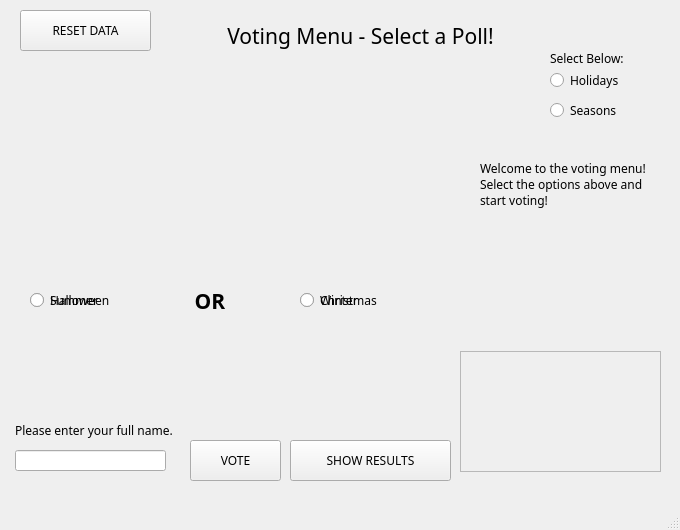
<?xml version="1.0" encoding="UTF-8"?>
<ui version="4.0">
 <class>MainWindow</class>
 <widget class="QMainWindow" name="MainWindow">
  <property name="geometry">
   <rect>
    <x>0</x>
    <y>0</y>
    <width>680</width>
    <height>530</height>
   </rect>
  </property>
  <property name="minimumSize">
   <size>
    <width>680</width>
    <height>530</height>
   </size>
  </property>
  <property name="maximumSize">
   <size>
    <width>680</width>
    <height>530</height>
   </size>
  </property>
  <property name="font">
   <font>
    <family>Tiro Bangla</family>
   </font>
  </property>
  <property name="windowTitle">
   <string>Voting Menu</string>
  </property>
  <widget class="QWidget" name="centralwidget">
   <widget class="QLabel" name="title_label">
    <property name="geometry">
     <rect>
      <x>140</x>
      <y>15</y>
      <width>441</width>
      <height>41</height>
     </rect>
    </property>
    <property name="font">
     <font>
      <pointsize>16</pointsize>
      <weight>50</weight>
      <bold>false</bold>
      <underline>false</underline>
     </font>
    </property>
    <property name="text">
     <string>Voting Menu - Select a Poll!</string>
    </property>
    <property name="alignment">
     <set>Qt::AlignCenter</set>
    </property>
   </widget>
   <widget class="QLabel" name="halloween_image">
    <property name="enabled">
     <bool>true</bool>
    </property>
    <property name="geometry">
     <rect>
      <x>10</x>
      <y>80</y>
      <width>171</width>
      <height>191</height>
     </rect>
    </property>
    <property name="font">
     <font>
      <weight>50</weight>
      <bold>false</bold>
     </font>
    </property>
    <property name="text">
     <string/>
    </property>
    <property name="pixmap">
     <pixmap>pumpkin.png</pixmap>
    </property>
    <property name="scaledContents">
     <bool>true</bool>
    </property>
    <property name="textInteractionFlags">
     <set>Qt::LinksAccessibleByMouse</set>
    </property>
   </widget>
   <widget class="QLabel" name="christmas_image">
    <property name="geometry">
     <rect>
      <x>300</x>
      <y>60</y>
      <width>161</width>
      <height>211</height>
     </rect>
    </property>
    <property name="text">
     <string/>
    </property>
    <property name="pixmap">
     <pixmap>tree.png</pixmap>
    </property>
    <property name="scaledContents">
     <bool>true</bool>
    </property>
   </widget>
   <widget class="QPushButton" name="vote_button">
    <property name="geometry">
     <rect>
      <x>190</x>
      <y>440</y>
      <width>91</width>
      <height>41</height>
     </rect>
    </property>
    <property name="text">
     <string>VOTE</string>
    </property>
   </widget>
   <widget class="QLabel" name="or_label">
    <property name="geometry">
     <rect>
      <x>180</x>
      <y>290</y>
      <width>60</width>
      <height>21</height>
     </rect>
    </property>
    <property name="font">
     <font>
      <pointsize>16</pointsize>
      <weight>75</weight>
      <bold>true</bold>
     </font>
    </property>
    <property name="text">
     <string>OR</string>
    </property>
    <property name="alignment">
     <set>Qt::AlignCenter</set>
    </property>
   </widget>
   <widget class="QLineEdit" name="user_input">
    <property name="geometry">
     <rect>
      <x>15</x>
      <y>450</y>
      <width>151</width>
      <height>21</height>
     </rect>
    </property>
   </widget>
   <widget class="QLabel" name="typebelow_label">
    <property name="geometry">
     <rect>
      <x>15</x>
      <y>420</y>
      <width>161</width>
      <height>21</height>
     </rect>
    </property>
    <property name="text">
     <string>Please enter your full name.</string>
    </property>
   </widget>
   <widget class="QPushButton" name="reset_button">
    <property name="geometry">
     <rect>
      <x>20</x>
      <y>10</y>
      <width>131</width>
      <height>41</height>
     </rect>
    </property>
    <property name="font">
     <font>
      <family>Tiro Bangla</family>
     </font>
    </property>
    <property name="autoFillBackground">
     <bool>false</bool>
    </property>
    <property name="text">
     <string>RESET DATA</string>
    </property>
   </widget>
   <widget class="QLabel" name="vote_message_label">
    <property name="geometry">
     <rect>
      <x>140</x>
      <y>370</y>
      <width>171</width>
      <height>61</height>
     </rect>
    </property>
    <property name="text">
     <string/>
    </property>
   </widget>
   <widget class="QPushButton" name="results_button">
    <property name="geometry">
     <rect>
      <x>290</x>
      <y>440</y>
      <width>161</width>
      <height>41</height>
     </rect>
    </property>
    <property name="text">
     <string>SHOW RESULTS</string>
    </property>
   </widget>
   <widget class="QLabel" name="exception_label">
    <property name="geometry">
     <rect>
      <x>20</x>
      <y>330</y>
      <width>311</width>
      <height>81</height>
     </rect>
    </property>
    <property name="text">
     <string/>
    </property>
   </widget>
   <widget class="QRadioButton" name="holiday_button">
    <property name="geometry">
     <rect>
      <x>550</x>
      <y>70</y>
      <width>191</width>
      <height>20</height>
     </rect>
    </property>
    <property name="text">
     <string>Holidays</string>
    </property>
    <attribute name="buttonGroup">
     <string notr="true">buttonGroup</string>
    </attribute>
   </widget>
   <widget class="QRadioButton" name="season_button">
    <property name="geometry">
     <rect>
      <x>550</x>
      <y>100</y>
      <width>191</width>
      <height>20</height>
     </rect>
    </property>
    <property name="text">
     <string>Seasons</string>
    </property>
    <attribute name="buttonGroup">
     <string notr="true">buttonGroup</string>
    </attribute>
   </widget>
   <widget class="QLabel" name="sun_image">
    <property name="enabled">
     <bool>true</bool>
    </property>
    <property name="geometry">
     <rect>
      <x>10</x>
      <y>90</y>
      <width>191</width>
      <height>181</height>
     </rect>
    </property>
    <property name="font">
     <font>
      <weight>50</weight>
      <bold>false</bold>
     </font>
    </property>
    <property name="text">
     <string/>
    </property>
    <property name="pixmap">
     <pixmap>sun.png</pixmap>
    </property>
    <property name="scaledContents">
     <bool>true</bool>
    </property>
    <property name="textInteractionFlags">
     <set>Qt::LinksAccessibleByMouse</set>
    </property>
   </widget>
   <widget class="QLabel" name="snowman_image">
    <property name="geometry">
     <rect>
      <x>290</x>
      <y>60</y>
      <width>181</width>
      <height>211</height>
     </rect>
    </property>
    <property name="text">
     <string/>
    </property>
    <property name="pixmap">
     <pixmap>snowman.png</pixmap>
    </property>
    <property name="scaledContents">
     <bool>true</bool>
    </property>
   </widget>
   <widget class="QLabel" name="poll_image">
    <property name="geometry">
     <rect>
      <x>90</x>
      <y>70</y>
      <width>271</width>
      <height>241</height>
     </rect>
    </property>
    <property name="text">
     <string/>
    </property>
    <property name="pixmap">
     <pixmap>poll.png</pixmap>
    </property>
    <property name="scaledContents">
     <bool>true</bool>
    </property>
   </widget>
   <widget class="QLabel" name="label">
    <property name="geometry">
     <rect>
      <x>550</x>
      <y>50</y>
      <width>121</width>
      <height>16</height>
     </rect>
    </property>
    <property name="text">
     <string>Select Below:</string>
    </property>
   </widget>
   <widget class="QLabel" name="instructions_label">
    <property name="geometry">
     <rect>
      <x>480</x>
      <y>160</y>
      <width>191</width>
      <height>91</height>
     </rect>
    </property>
    <property name="text">
     <string>Welcome to the voting menu! Select the options above and start voting!</string>
    </property>
    <property name="alignment">
     <set>Qt::AlignLeading|Qt::AlignLeft|Qt::AlignTop</set>
    </property>
    <property name="wordWrap">
     <bool>true</bool>
    </property>
   </widget>
   <widget class="QRadioButton" name="christmas_button">
    <property name="geometry">
     <rect>
      <x>300</x>
      <y>290</y>
      <width>100</width>
      <height>20</height>
     </rect>
    </property>
    <property name="text">
     <string>Christmas</string>
    </property>
   </widget>
   <widget class="QRadioButton" name="halloween_button">
    <property name="geometry">
     <rect>
      <x>30</x>
      <y>290</y>
      <width>100</width>
      <height>20</height>
     </rect>
    </property>
    <property name="text">
     <string>Halloween</string>
    </property>
   </widget>
   <widget class="QRadioButton" name="winter_button">
    <property name="geometry">
     <rect>
      <x>300</x>
      <y>290</y>
      <width>100</width>
      <height>20</height>
     </rect>
    </property>
    <property name="text">
     <string>Winter</string>
    </property>
    <property name="checked">
     <bool>false</bool>
    </property>
   </widget>
   <widget class="QRadioButton" name="summer_button">
    <property name="geometry">
     <rect>
      <x>30</x>
      <y>290</y>
      <width>100</width>
      <height>20</height>
     </rect>
    </property>
    <property name="text">
     <string>Summer</string>
    </property>
   </widget>
   <widget class="QScrollArea" name="scrollArea">
    <property name="geometry">
     <rect>
      <x>460</x>
      <y>351</y>
      <width>201</width>
      <height>121</height>
     </rect>
    </property>
    <property name="widgetResizable">
     <bool>true</bool>
    </property>
    <widget class="QWidget" name="scrollAreaWidgetContents">
     <property name="geometry">
      <rect>
       <x>0</x>
       <y>0</y>
       <width>199</width>
       <height>119</height>
      </rect>
     </property>
     <layout class="QVBoxLayout" name="verticalLayout">
      <item>
       <widget class="QLabel" name="voter_list">
        <property name="text">
         <string/>
        </property>
        <property name="alignment">
         <set>Qt::AlignCenter</set>
        </property>
       </widget>
      </item>
     </layout>
    </widget>
   </widget>
   <widget class="QLabel" name="results_label">
    <property name="geometry">
     <rect>
      <x>480</x>
      <y>270</y>
      <width>171</width>
      <height>81</height>
     </rect>
    </property>
    <property name="text">
     <string/>
    </property>
   </widget>
  </widget>
  <widget class="QMenuBar" name="menubar">
   <property name="geometry">
    <rect>
     <x>0</x>
     <y>0</y>
     <width>680</width>
     <height>24</height>
    </rect>
   </property>
  </widget>
  <widget class="QStatusBar" name="statusbar"/>
 </widget>
 <tabstops>
  <tabstop>reset_button</tabstop>
  <tabstop>holiday_button</tabstop>
  <tabstop>season_button</tabstop>
  <tabstop>user_input</tabstop>
  <tabstop>halloween_button</tabstop>
  <tabstop>christmas_button</tabstop>
  <tabstop>summer_button</tabstop>
  <tabstop>winter_button</tabstop>
  <tabstop>vote_button</tabstop>
  <tabstop>results_button</tabstop>
 </tabstops>
 <resources/>
 <connections/>
 <buttongroups>
  <buttongroup name="buttonGroup"/>
 </buttongroups>
</ui>
